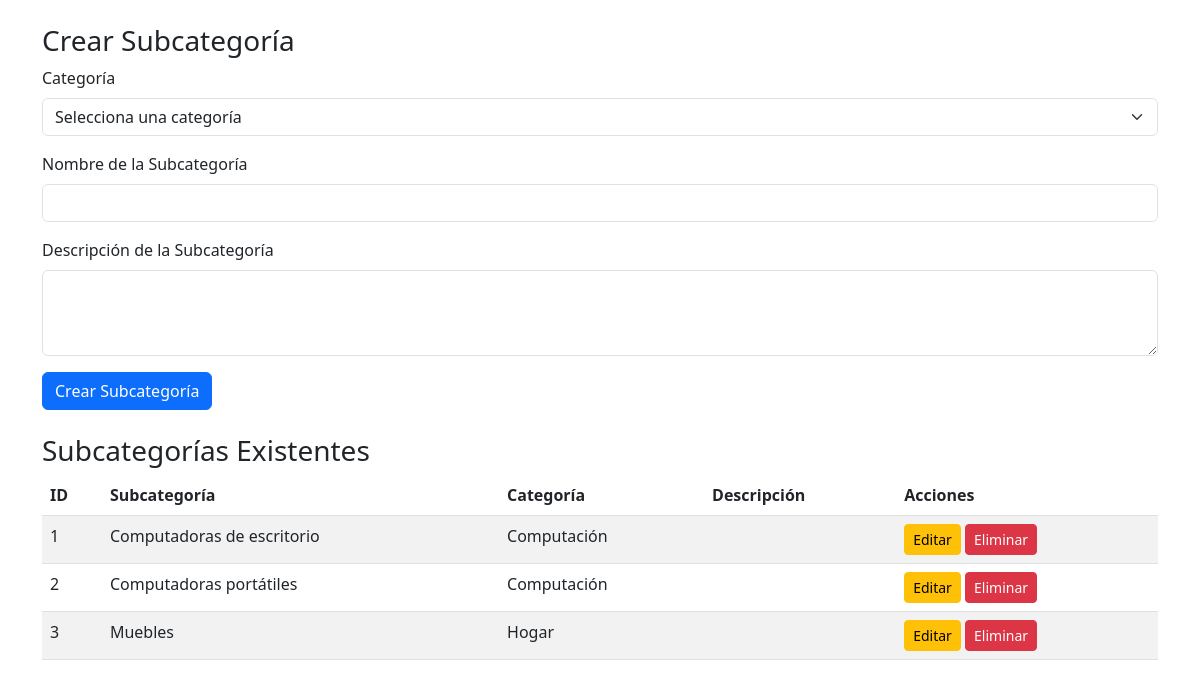
The app's page /public/admin/gestionar_subcategorias.php (signed in) with its own data.
### tables this page shows
CREATE TABLE `subcategoria` (
  `id_subcategoria` int(11) NOT NULL AUTO_INCREMENT,
  `id_categoria` int(11) DEFAULT NULL,
  `nombre_subcategoria` varchar(255) NOT NULL,
  `descripcion_subcategoria` text DEFAULT NULL,
  PRIMARY KEY (`id_subcategoria`),
  KEY `id_categoria` (`id_categoria`),
  CONSTRAINT `subcategoria_ibfk_1` FOREIGN KEY (`id_categoria`) REFERENCES `categoria` (`id_categoria`) ON DELETE CASCADE
);

CREATE TABLE `categoria` (
  `id_categoria` int(11) NOT NULL AUTO_INCREMENT,
  `nombre_categoria` varchar(255) NOT NULL,
  `descripcion_categoria` text DEFAULT NULL,
  PRIMARY KEY (`id_categoria`)
);

### public/admin/gestionar_subcategorias.php (the view, shortened to what this page needs)
<?php
$database = new Database();
$db = $database->getConnection();
$query_subcategorias = "SELECT subcategoria.*, categoria.nombre_categoria FROM subcategoria INNER JOIN categoria ON subcategoria.id_categoria = categoria.id_categoria";
$stmt_subcategorias = $db->prepare($query_subcategorias);
$stmt_subcategorias->execute();
$subcategorias = $stmt_subcategorias->fetchAll(PDO::FETCH_ASSOC);
$subcategoria_a_editar = null;
?>
<!DOCTYPE html>
<html lang="es">
<head>
    <link href="https://cdn.jsdelivr.net/npm/bootstrap@5.3.0/dist/css/bootstrap.min.css" rel="stylesheet">
</head>
<body>
    <div class="container mt-4">
        <h3><?php echo isset($subcategoria_a_editar) ? 'Editar Subcategoría' : 'Crear Subcategoría'; ?></h3>
        <form action="gestionar_subcategorias.php" method="POST">
            <div class="mb-3">
                <label for="id_categoria" class="form-label">Categoría</label>
                <select class="form-select" id="id_categoria" name="id_categoria" required>
                    <option value="">Selecciona una categoría</option>
                </select>
            </div>
            <div class="mb-3">
                <label for="nombre_subcategoria" class="form-label">Nombre de la Subcategoría</label>
                <input type="text" class="form-control" id="nombre_subcategoria" name="nombre_subcategoria" value="<?php echo isset($subcategoria_a_editar) ? htmlspecialchars($subcategoria_a_editar['nombre_subcategoria']) : ''; ?>" required>
            </div>
            <div class="mb-3">
                <label for="descripcion_subcategoria" class="form-label">Descripción de la Subcategoría</label>
                <textarea class="form-control" id="descripcion_subcategoria" name="descripcion_subcategoria" rows="3"></textarea>
            </div>
            <button type="submit" class="btn btn-primary"><?php echo isset($subcategoria_a_editar) ? 'Actualizar Subcategoría' : 'Crear Subcategoría'; ?></button>
        </form>
        <h3 class="mt-4">Subcategorías Existentes</h3>
        <table class="table table-striped">
            <thead>
                <tr>
                    <th>ID</th>
                    <th>Subcategoría</th>
                    <th>Categoría</th>
                    <th>Descripción</th>
                    <th>Acciones</th>
                </tr>
            </thead>
            <tbody>
                <?php foreach ($subcategorias as $subcategoria): ?>
                    <tr>
                        <td><?php echo $subcategoria['id_subcategoria']; ?></td>
                        <td><?php echo htmlspecialchars($subcategoria['nombre_subcategoria']); ?></td>
                        <td><?php echo htmlspecialchars($subcategoria['nombre_categoria']); ?></td>
                        <td><?php echo htmlspecialchars($subcategoria['descripcion_subcategoria']); ?></td>
                        <td>
                            <a href="gestionar_subcategorias.php?editar=<?php echo $subcategoria['id_subcategoria']; ?>" class="btn btn-warning btn-sm">Editar</a>
                            <a href="gestionar_subcategorias.php?eliminar=<?php echo $subcategoria['id_subcategoria']; ?>" class="btn btn-danger btn-sm" onclick="return confirm('¿Estás seguro de eliminar esta subcategoría?');">Eliminar</a>
                        </td>
                    </tr>
                <?php endforeach; ?>
            </tbody>
        </table>
    </div>
</body>
</html>

### records on screen
subcategoria: id_subcategoria "1", nombre_subcategoria "Computadoras de escritorio", id_categoria.nombre_categoria "Computación"
subcategoria: id_subcategoria "2", nombre_subcategoria "Computadoras portátiles", id_categoria.nombre_categoria "Computación"
subcategoria: id_subcategoria "3", nombre_subcategoria "Muebles", id_categoria.nombre_categoria "Hogar"
